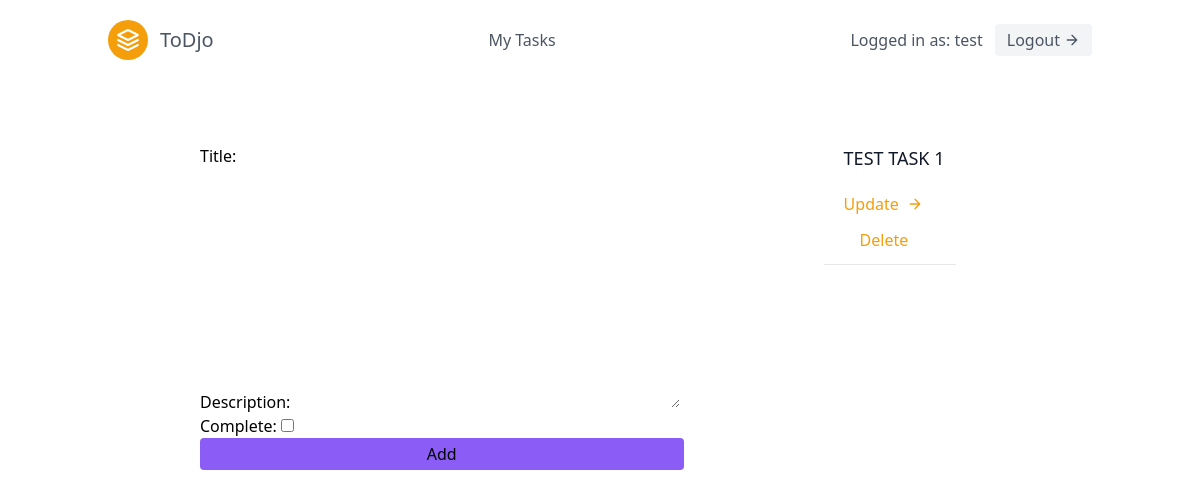
The page /tasks/ (signed in) on the database as committed earlier.
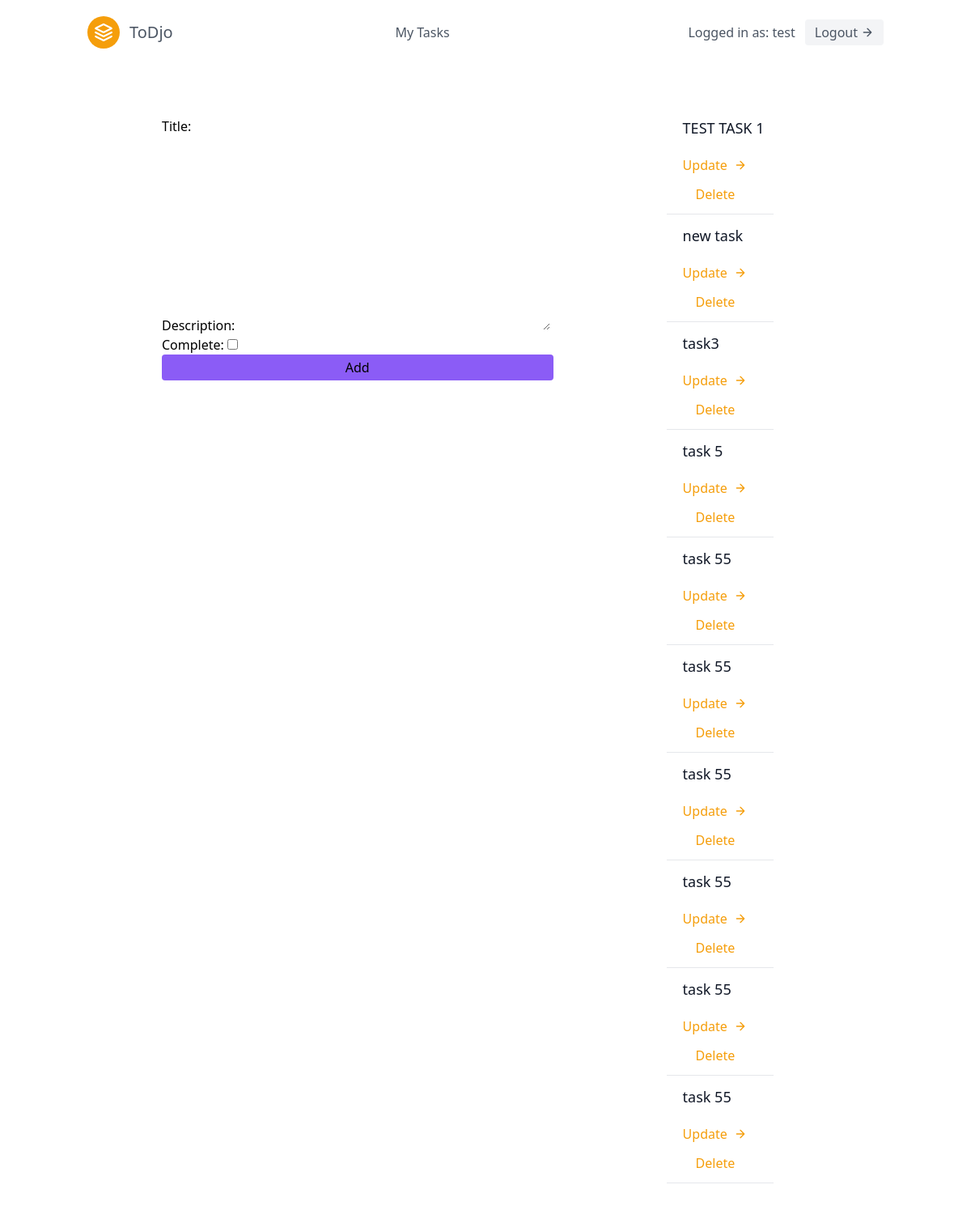
The same page on the database as committed later.
### tasks/models.py (models this page shows)
class Task(models.Model):
    user = models.ForeignKey(User, on_delete=models.CASCADE)
    title = models.CharField(max_length=200)
    description = models.TextField(null=True, blank=True)
    complete = models.BooleanField(default=False)
    created = models.DateTimeField(auto_now_add=True)
    def __str__(self) -> str:
        return self.title

### tasks/views.py (the view, shortened to what this page needs)
# urls.py: path('', views.index, name='task-list'),
def index(request):
    user = request.user
    if not request.user.is_authenticated:
        return redirect('/login')
    tasks = Task.objects.filter(user=user)
    form = TaskForm()
    context = {
        'tasks': tasks,
        'form': form,
    }
    return render(request, 'tasks/list.html', context)

### tasks/forms.py
class TaskForm(forms.ModelForm):
    class Meta:
        model = Task
        fields = (
            'title',
            'description',
            'complete',
        )

### tasks/templates/tasks/list.html (shortened to what this page needs)
{% extends "base.html" %}
{% load tailwind_filters %}
{% block content %}
<section class="text-blueGray-700 ">
    <div class="container flex flex-col items-start px-5 py-16 mx-auto  md:flex-row lg:px-28">
      <div class="w-full mb-10 lg:w-5/6 lg:max-w-lg md:w-1/2">
        <form method="POST" action=".">
            {{form|crispy}}
            <button type="submit" class="w-full rounded bg-purple-500 hover:bg-purple-600 px-3 py-1">Add</button>
        </form>
      </div>
      <div class="flex flex-col items-start text-left lg:flex-grow md:w-1/2 lg:pl-24 md:pl-16">
        {% for task in tasks %}
            <div class="flex items-center lg:w-3/5 mx-auto border-b pb-3 mb-3 border-gray-200 sm:flex-row flex-col">
                <div class="flex-grow sm:text-left text-center ml-5 mt-6 sm:mt-0">
                    {% if task.complete %}
                        <strike><h2 class="text-gray-900 text-lg title-font font-medium mb-2">{{ task }}</h2></strike>
                    {% else %}
                        <h2 class="text-gray-900 text-lg title-font font-medium mb-2">{{ task }}</h2>
                    {% endif %}
                    <a href="{% url 'tasks:task-detail' task.pk %}" class="mt-3 text-yellow-500 inline-flex items-center">
                        Update
                        <svg fill="none" stroke="currentColor" stroke-linecap="round" stroke-linejoin="round" stroke-width="2" class="w-4 h-4 ml-2" viewBox="0 0 24 24">
                        <path d="M5 12h14M12 5l7 7-7 7"></path>
                        </svg>
                    </a>
                    <a href="{% url 'tasks:task-delete' task.pk %}" class="mt-3 ml-4 text-yellow-500 inline-flex items-center">
                        Delete
                    </a>
                </div>
            </div>
        {% endfor %}
      </div>
    </div>
  </section>
{% endblock content %}

### templates/base.html (shortened to what this page needs)
<!DOCTYPE html>
<html lang="en">
<head>
    <link href="https://unpkg.com/tailwindcss@^2/dist/tailwind.min.css" rel="stylesheet">
</head>
<body>
    {% include 'navbar.html' %}
    {% block content %}
    {% endblock %}
</body>
</html>

### templates/navbar.html (shortened to what this page needs)
<header class="text-gray-600 body-font">
    <div class="container mx-auto flex flex-wrap p-5 flex-col md:flex-row items-center">
      <a class="flex title-font font-medium items-center text-gray-900 mb-4 md:mb-0">
        <svg xmlns="http://www.w3.org/2000/svg" fill="none" stroke="currentColor" stroke-linecap="round" stroke-linejoin="round" stroke-width="2" class="w-10 h-10 text-white p-2 bg-yellow-500 rounded-full" viewBox="0 0 24 24">
          <path d="M12 2L2 7l10 5 10-5-10-5zM2 17l10 5 10-5M2 12l10 5 10-5"></path>
        </svg>
        <a href="{% url 'landing-page' %}"><span class="ml-3 text-xl">ToDjo</span></a>
      </a>
      <nav class="md:ml-auto md:mr-auto flex flex-wrap items-center text-base justify-center">
        <a href="{% url 'tasks:task-list' %}" class="mr-5 hover:text-gray-900">My Tasks</a>
      </nav>
      {% if request.user.is_authenticated %}
        <p>Logged in as: {{ request.user.username }}</p>
        <a href="{% url 'logout' %}" class="ml-3 inline-flex items-center bg-gray-100 border-0 py-1 px-3 focus:outline-none hover:bg-gray-200 rounded text-base mt-4 md:mt-0">
          Logout
        <svg fill="none" stroke="currentColor" stroke-linecap="round" stroke-linejoin="round" stroke-width="2" class="w-4 h-4 ml-1" viewBox="0 0 24 24">
          <path d="M5 12h14M12 5l7 7-7 7"></path>
        </svg>
      </a>
      {% endif %}
    </div>
  </header>

Rows that differ between the two databases and show on the page:
added Task: title "new task"
added Task: title "task3"
added Task: title "task 5"
added Task: title "task 55"
added Task: title "task 55"
added Task: title "task 55"
added Task: title "task 55"
added Task: title "task 55"
added Task: title "task 55"
